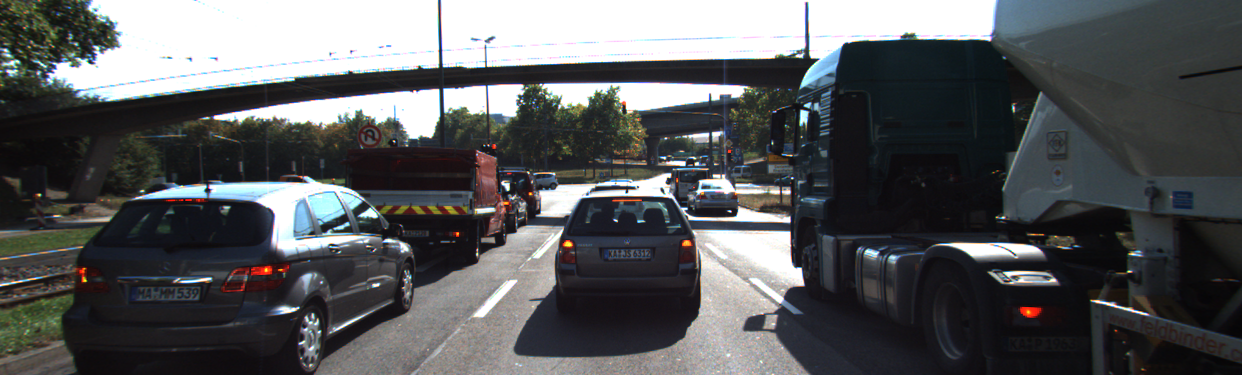
//> input picture exercices/detect_keypoints/images/img1.png, 1242 x 375 px
$ ./detect_keypoints   (built with g++ and OpenCV 4)
//> lines starting //> are read from the running program, lines starting //| are printed output that depends on the picture; after the words box and inside, x2 and y2 are one past the last pixel; in counts of white or black regions, pixels touching at a corner belong together
#include <iostream>
#include <numeric>
#include <opencv2/core.hpp>
#include <opencv2/highgui.hpp>
#include <opencv2/imgproc.hpp>
#include <opencv2/features2d.hpp>

using namespace std;

void detKeypoints1()
{
    // load image from file and convert to grayscale
    cv::Mat imgGray;
    cv::Mat img = cv::imread("../images/img1.png");
//> img is the input picture: 375 rows x 1242 cols, CV_8UC3; mean B, G, R 90.7, 89.1, 87.5
    cv::cvtColor(img, imgGray, cv::COLOR_BGR2GRAY);
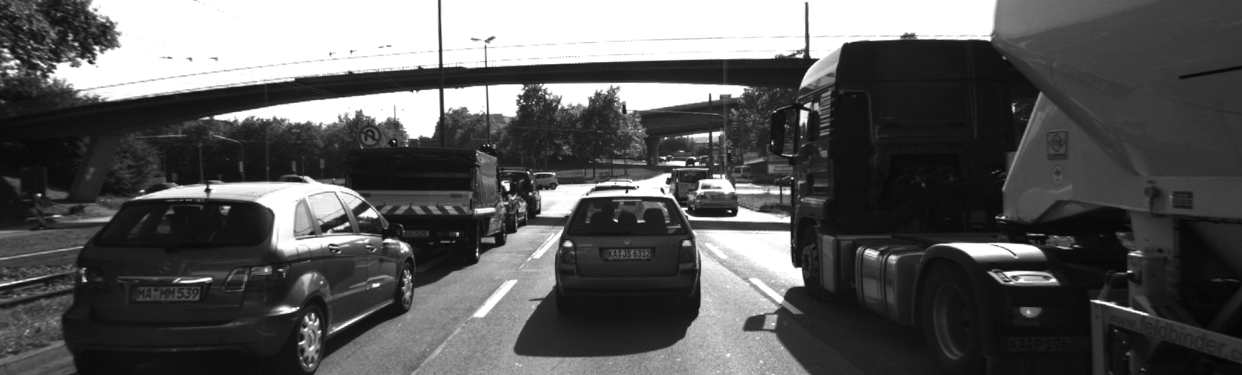
//> imgGray: 375 rows x 1242 cols, CV_8UC1; min 5, max 255, mean 88.8

    // Shi-Tomasi detector
    int blockSize = 6;       //  size of a block for computing a derivative covariation matrix over each pixel neighborhood
    double maxOverlap = 0.0; // max. permissible overlap between two features in %
    double minDistance = (1.0 - maxOverlap) * blockSize;
    int maxCorners = img.rows * img.cols / max(1.0, minDistance); // max. num. of keypoints
//> maxCorners = 77625
    double qualityLevel = 0.01;                                   // minimal accepted quality of image corners
    double k = 0.04;
    bool useHarris = false;

    vector<cv::KeyPoint> kptsShiTomasi;
    vector<cv::Point2f> corners;
    double t = (double)cv::getTickCount();
    cv::goodFeaturesToTrack(imgGray, corners, maxCorners, qualityLevel, minDistance, cv::Mat(), blockSize, useHarris, k);
//> corners = 1144 Points (x, y), first 12: [487, 65], [626, 191], [685, 163], [802, 112], [697, 164], [802, 284], [208, 187], [707, 135], [669, 176], [488, 87], [800, 270], [788, 221]
    t = ((double)cv::getTickCount() - t) / cv::getTickFrequency();
    cout << "Shi-Tomasi with n= " << corners.size() << " keypoints in " << 1000 * t / 1.0 << " ms" << endl;

    for (auto it = corners.begin(); it != corners.end(); ++it)
    { // add corners to result vector

        cv::KeyPoint newKeyPoint;
        newKeyPoint.pt = cv::Point2f((*it).x, (*it).y);
        newKeyPoint.size = blockSize;
        kptsShiTomasi.push_back(newKeyPoint);
    }
//> after the loop, kptsShiTomasi = 1144 keypoints; strongest (x, y, size): (487, 65, 6), (626, 191, 6), (685, 163, 6), (802, 112, 6)

    // visualize results
    cv::Mat visImage = img.clone();
    cv::drawKeypoints(img, kptsShiTomasi, visImage, cv::Scalar::all(-1), cv::DrawMatchesFlags::DRAW_RICH_KEYPOINTS);
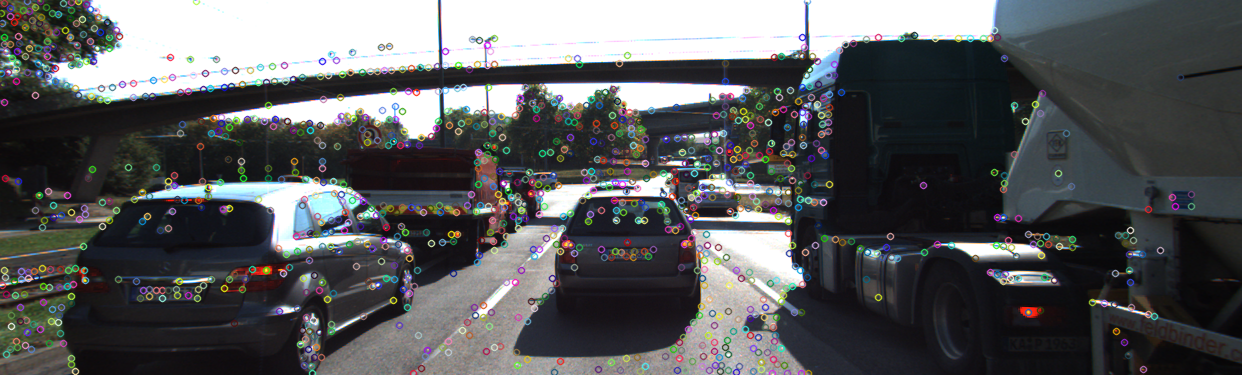
//> visImage: 375 rows x 1242 cols, CV_8UC3; 11.21% of pixels changed, all inside (x1, y1, x2, y2) = (0, 0, 1196, 375)
    string windowName = "Shi-Tomasi Results";
    cv::namedWindow(windowName, 1);
    imshow(windowName, visImage);

    // TODO: use the OpenCV library to add the FAST detector
    // in addition to the already implemented Shi-Tomasi
    // detector and compare both algorithms with regard to
    // (a) number of keypoints, (b) distribution of
    // keypoints over the image and (c) processing speed.

    // FAST detector
    int threshold = 30; // difference between intensity of the central pixel and pixels of a circle around this pixel
    bool bNMS = true;   // perform non-maxima suppression on keypoints
    cv::FastFeatureDetector::DetectorType type = cv::FastFeatureDetector::TYPE_9_16;
    cv::Ptr<cv::FeatureDetector> detector = cv::FastFeatureDetector::create(threshold, bNMS, type);
    vector<cv::KeyPoint> kptsFAST;
    t = (double)cv::getTickCount();
    detector->detect(imgGray, kptsFAST);
//> kptsFAST = 1864 keypoints; strongest (x, y, size): (730, 211, 7), (507, 189, 7), (616, 220, 7), (686, 208, 7)
    t = ((double)cv::getTickCount() - t) / cv::getTickFrequency();
    cout << "FAST with n= " << kptsFAST.size() << " keypoints in " << 1000 * t / 1.0 << " ms" << endl;

    // visualize results
    cv::Mat visImageFAST = img.clone();
    cv::drawKeypoints(img, kptsFAST, visImageFAST, cv::Scalar::all(-1), cv::DrawMatchesFlags::DRAW_RICH_KEYPOINTS);
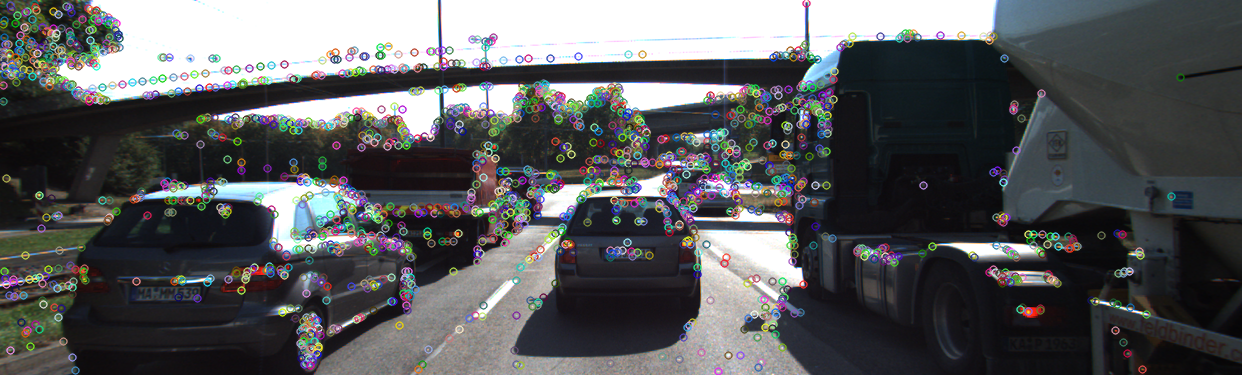
//> visImageFAST: 375 rows x 1242 cols, CV_8UC3; 15.77% of pixels changed, all inside (x1, y1, x2, y2) = (0, 0, 1186, 375)
    string windowNameFAST = "FAST Results";
    cv::namedWindow(windowNameFAST, 1);
    imshow(windowNameFAST, visImageFAST);

    // BRISK detector
    int thresholdBRISK = 30; // difference between intensity of the central pixel and pixels of a circle around this pixel
    int octaves = 3;         // detection octaves (use 0 to do single scale)
    float patternScale = 1.0f;
    cv::Ptr<cv::FeatureDetector> detectorBRISK = cv::BRISK::create(thresholdBRISK, octaves, patternScale);
    vector<cv::KeyPoint> kptsBRISK;
    t = (double)cv::getTickCount();
    detectorBRISK->detect(imgGray, kptsBRISK);
//> kptsBRISK = 2896 keypoints; strongest (x, y, size): (507, 189, 14.1), (729, 211, 12.8), (788, 219, 28.1), (801, 282, 29.7)
    t = ((double)cv::getTickCount() - t) / cv::getTickFrequency();
    cout << "BRISK with n= " << kptsBRISK.size() << " keypoints in " << 1000 * t / 1.0 << " ms" << endl;

    // visualize results
    cv::Mat visImageBRISK = img.clone();
    cv::drawKeypoints(img, kptsBRISK, visImageBRISK, cv::Scalar::all(-1), cv::DrawMatchesFlags::DRAW_RICH_KEYPOINTS);
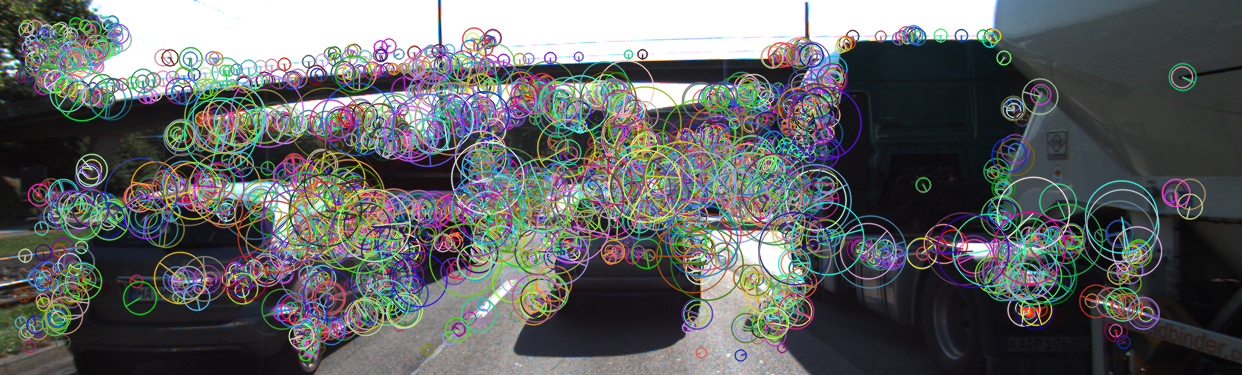
//> visImageBRISK: 375 rows x 1242 cols, CV_8UC3; mean B, G, R 100.2, 100.1, 97.6
    string windowNameBRISK = "BRISK Results";
    cv::namedWindow(windowNameBRISK, 1);
    imshow(windowNameBRISK, visImageBRISK);

}

int main()
{
    detKeypoints1();
}

$ run again, with exercices/detect_keypoints/images/img0006.png copied over exercices/detect_keypoints/images/img1.png
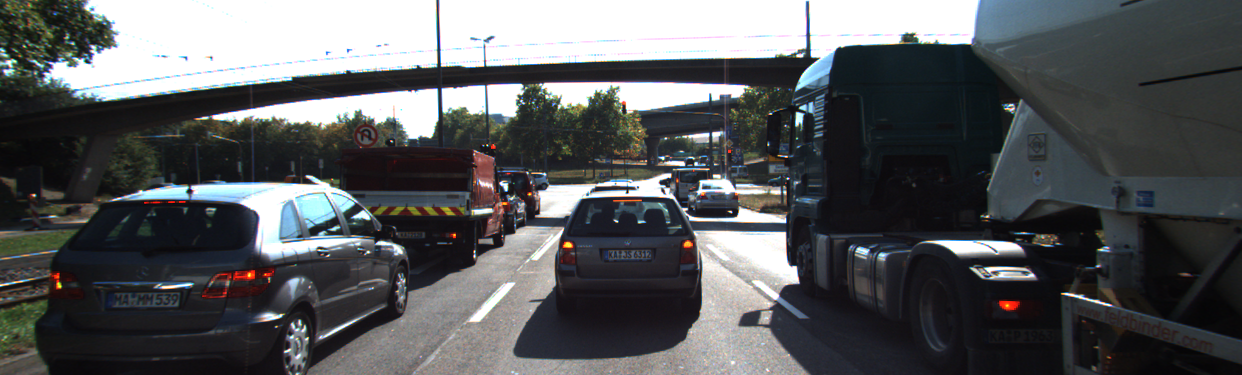
//> input picture exercices/detect_keypoints/images/img0006.png, 1242 x 375 px
//> in detKeypoints1, img is the input picture: 375 rows x 1242 cols, CV_8UC3; mean B, G, R 91.1, 89.2, 87.2
//> corners = 1139 Points (x, y), first 12: [784, 221], [484, 65], [626, 192], [696, 164], [798, 114], [443, 65], [708, 135], [797, 282], [190, 187], [661, 183], [685, 164], [795, 268]
//> after the loop in detKeypoints1, `for (auto it = corners.begin(); it != corners.end(); ++it)`: kptsShiTomasi = 1139 keypoints; strongest (x, y, size): (784, 221, 6), (484, 65, 6), (626, 192, 6), (696, 164, 6)
//> visImage: 375 rows x 1242 cols, CV_8UC3; 11.2% of pixels changed, all inside (x1, y1, x2, y2) = (0, 0, 1226, 375)
//> kptsFAST = 1898 keypoints; strongest (x, y, size): (627, 192, 7), (506, 190, 7), (307, 176, 7), (707, 169, 7)
//> in detKeypoints1, `cv::drawKeypoints(img, kptsFAST, visImageFAST, cv::Scalar::all(-1), cv..`:
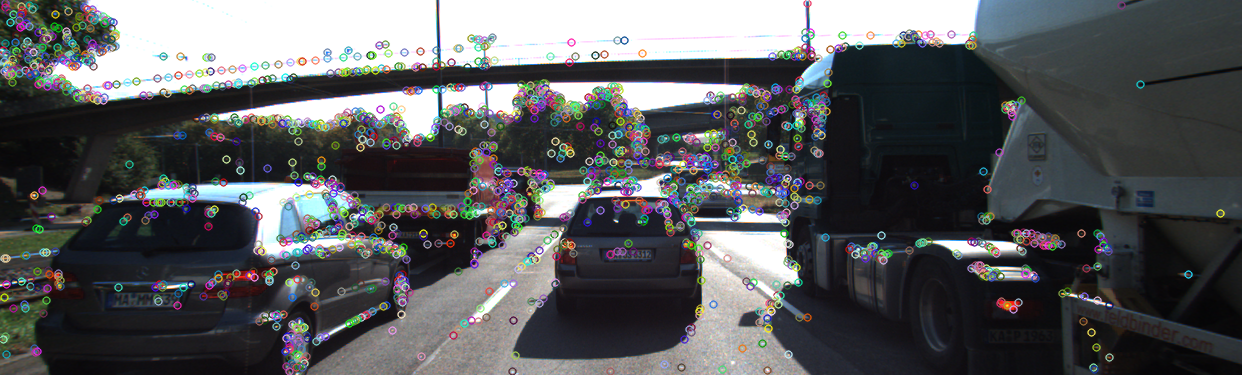
//> visImageFAST: 375 rows x 1242 cols, CV_8UC3; 15.77% of pixels changed, all inside (x1, y1, x2, y2) = (0, 0, 1226, 375)
//> kptsBRISK = 3000 keypoints; strongest (x, y, size): (506, 190, 13.4), (627, 192, 11.7), (616, 221, 13.7), (670, 175, 15.5)
//> in detKeypoints1, `cv::drawKeypoints(img, kptsBRISK, visImageBRISK, cv::Scalar::all(-1), ..`:
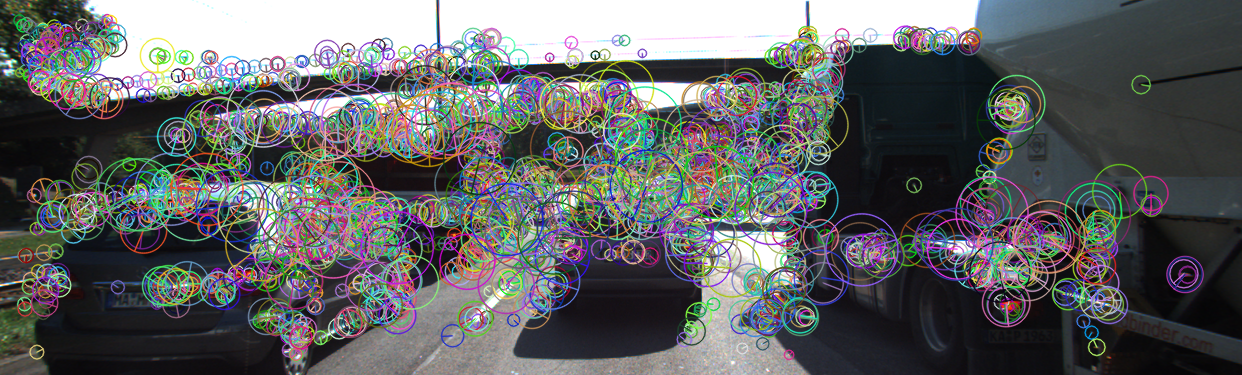
//> visImageBRISK: 375 rows x 1242 cols, CV_8UC3; mean B, G, R 99.9, 98.8, 97.3
